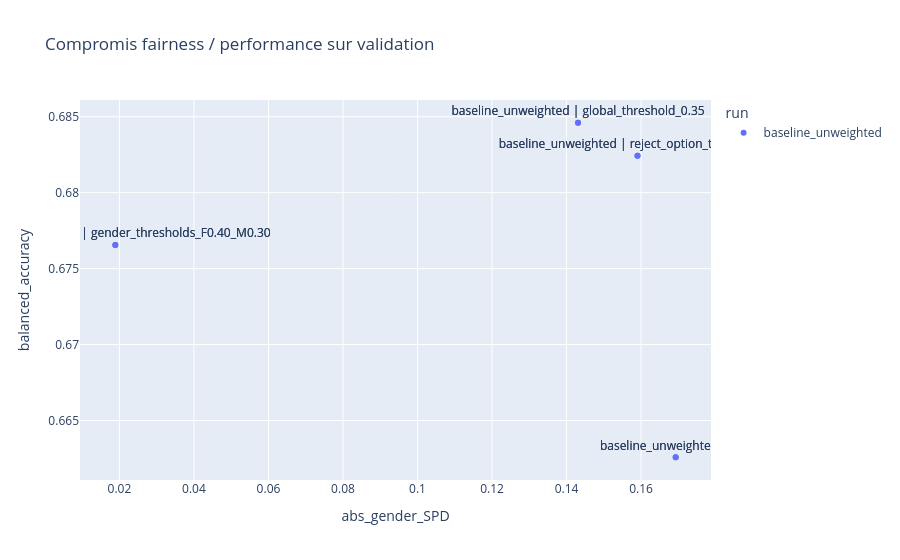

Source (notebook cell):
### Code cell
if not post_results_df.empty:
    final_compare = post_results_df.copy()
    final_compare['method'] = final_compare['run'] + ' | ' + final_compare['stage']
    final_compare['abs_gender_SPD'] = final_compare['gender_SPD'].abs()

    fig = px.scatter(
        final_compare,
        x='abs_gender_SPD',
        y='balanced_accuracy',
        color='run',
        text='method',
        hover_data=['gender_DIR', 'gender_EOD', 'age_SPD', 'age_DIR'],
        title='Compromis fairness / performance sur validation',
    )
    fig.update_traces(textposition='top center')
    fig.show()

    display(final_compare.sort_values(['abs_gender_SPD', 'balanced_accuracy'], ascending=[True, False]).round(4))

### Figure 1 — Plotly figure (JSON) as saved in the notebook; plotly's stock layout.template omitted (floating-point values rounded to 4 significant figures)
{"data": [{"customdata": [[1.608, 0.1755, -0.04191, 0.8926], [1.328, 0.1226, -0.07441, 0.8674], [1.037, 0.01548, -0.04121, 0.9253], [1.398, 0.1575, -0.07524, 0.8586], [1.608, 0.1755, -0.04191, 0.8926], [1.328, 0.1226, -0.07441, 0.8674], [1.037, 0.01548, -0.04121, 0.9253], [1.398, 0.1575, -0.07524, 0.8586]], "hovertemplate": "run=baseline_unweighted<br>abs_gender_SPD=%{x}<br>balanced_accuracy=%{y}<br>method=%{text}<br>gender_DIR=%{customdata[0]}<br>gender_EOD=%{customdata[1]}<br>age_SPD=%{customdata[2]}<br>age_DIR=%{customdata[3]}<extra></extra>", "legendgroup": "baseline_unweighted", "marker": {"color": "#636efa", "symbol": "circle"}, "mode": "markers+text", "name": "baseline_unweighted", "orientation": "v", "showlegend": true, "text": ["baseline_unweighted | raw", "baseline_unweighted | global_threshold_0.35", "baseline_unweighted | gender_thresholds_F0.40_M0.30", "baseline_unweighted | reject_option_t0.38_m0.01", "baseline_unweighted | raw", "baseline_unweighted | global_threshold_0.35", "baseline_unweighted | gender_thresholds_F0.40_M0.30", "baseline_unweighted | reject_option_t0.38_m0.01"], "textposition": "top center", "type": "scatter", "x": [0.1693, 0.1431, 0.01889, 0.159, 0.1693, 0.1431, 0.01889, 0.159], "xaxis": "x", "y": [0.6626, 0.6846, 0.6766, 0.6824, 0.6626, 0.6846, 0.6766, 0.6824], "yaxis": "y"}], "layout": {"legend": {"title": {"text": "run"}, "tracegroupgap": 0}, "title": {"text": "Compromis fairness / performance sur validation"}, "xaxis": {"anchor": "y", "domain": [0, 1], "title": {"text": "abs_gender_SPD"}}, "yaxis": {"anchor": "x", "domain": [0, 1], "title": {"text": "balanced_accuracy"}}}}
